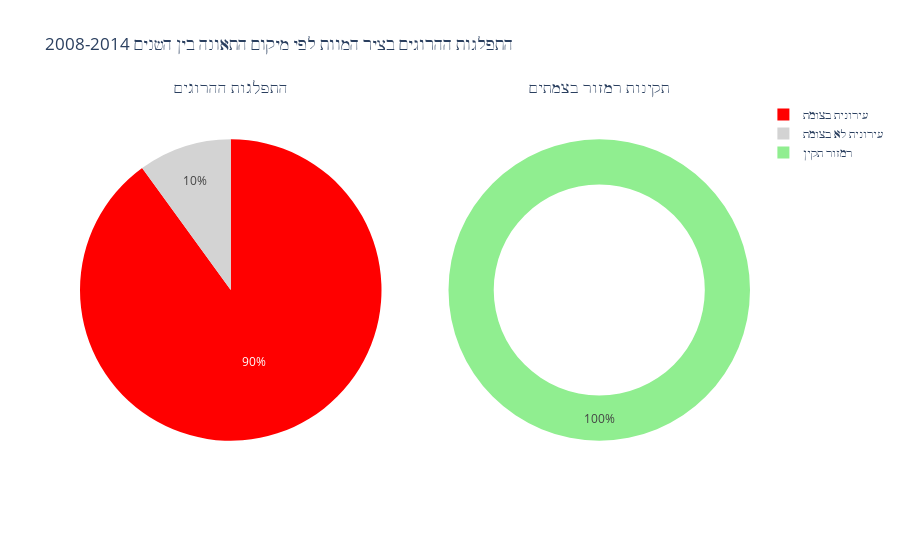

Notebook code for this chart:
### Markdown cell above
### Traffic light condition
### fatal

### Code cell
year_filter = 2014
col = 'road_type_hebrew'
df = d_piv_fatal

fig = make_subplots(1, 2, specs=[[{'type':'domain'}, {'type':'domain'}]],
                subplot_titles=['התפלגות ההרוגים', 'תקינות רמזור בצמתים'])
    
road_type = df[df['accident_year']<=year_filter]['road_type_hebrew'].value_counts()
traffic_light = df[df['accident_year']<=year_filter]['road_control_hebrew'].value_counts()

colors = ['red','lightgray']
fig.add_trace(go.Pie(labels=road_type.index.values, values=road_type.values,marker=dict(colors=colors)), 1, 1)
fig.add_trace(go.Pie(labels=traffic_light.index.values, values=traffic_light.values,hole=0.7,
                     marker=dict(colors=['lightgreen'])), 1, 2)
fig.update_layout(title_text='התפלגות ההרוגים בציר המוות לפי מיקום התאונה בין השנים 2008-{}'.format(year_filter))    
fig.show()

### Figure 1 — Plotly figure (JSON) as saved in the notebook; plotly's stock layout.template omitted (floating-point values rounded to 4 significant figures)
{"data": [{"domain": {"x": [0, 0.45], "y": [0, 1]}, "labels": ["עירונית בצומת", "עירונית לא בצומת"], "marker": {"colors": ["red", "lightgray"]}, "type": "pie", "values": [18, 2]}, {"domain": {"x": [0.55, 1], "y": [0, 1]}, "hole": 0.7, "labels": ["רמזור תקין"], "marker": {"colors": ["lightgreen"]}, "type": "pie", "values": [18]}], "layout": {"annotations": [{"font": {"size": 16}, "showarrow": false, "text": "התפלגות ההרוגים", "x": 0.225, "xanchor": "center", "xref": "paper", "y": 1, "yanchor": "bottom", "yref": "paper"}, {"font": {"size": 16}, "showarrow": false, "text": "תקינות רמזור בצמתים", "x": 0.775, "xanchor": "center", "xref": "paper", "y": 1, "yanchor": "bottom", "yref": "paper"}], "title": {"text": "התפלגות ההרוגים בציר המוות לפי מיקום התאונה בין השנים 2008-2014"}}}
